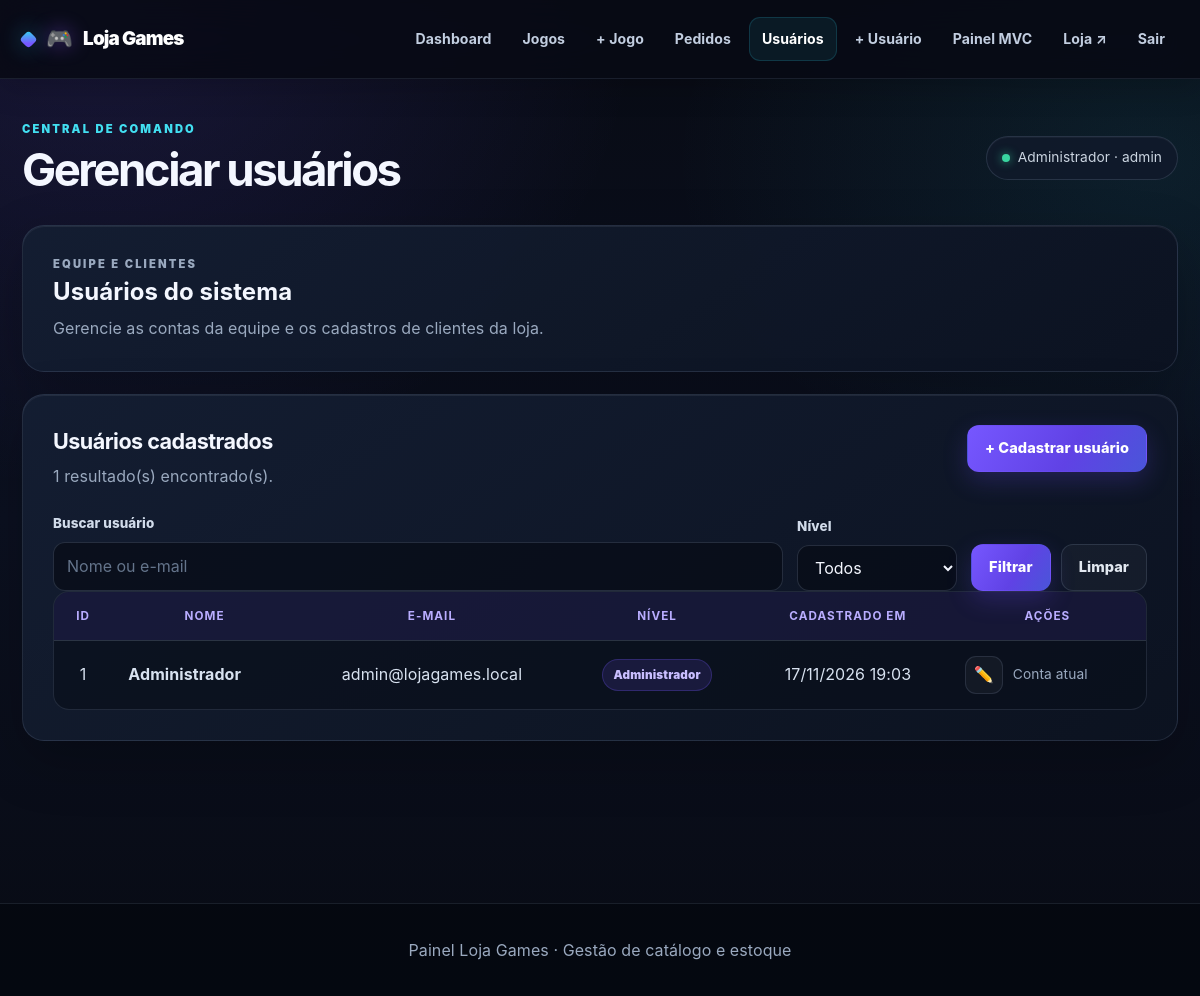
/admin/views/ver_usuarios.php (signed in), run on the app's committed database.
### tables this page shows
CREATE TABLE IF NOT EXISTS usuarios (
    id INT UNSIGNED AUTO_INCREMENT PRIMARY KEY,
    nome VARCHAR(150) NOT NULL,
    email VARCHAR(190) NOT NULL UNIQUE,
    senha VARCHAR(255) NOT NULL,
    nivel ENUM('admin','operador','cliente') NOT NULL DEFAULT 'operador',
    created_at DATETIME NOT NULL DEFAULT CURRENT_TIMESTAMP,
    updated_at DATETIME NOT NULL DEFAULT CURRENT_TIMESTAMP ON UPDATE CURRENT_TIMESTAMP,
    INDEX idx_usuarios_email (email)
);

### admin/config/auth.php (called while the page is built, shortened)
<?php
function usuarioAtual(): array
{
    return [
        'id' => $_SESSION['usuario_id'] ?? null,
        'nome' => $_SESSION['usuario_nome'] ?? 'Visitante',
        'email' => $_SESSION['usuario_email'] ?? null,
        'nivel' => $_SESSION['usuario_nivel'] ?? null,
    ];
}
function e(mixed $valor): string
{
    return htmlspecialchars((string) $valor, ENT_QUOTES, 'UTF-8');
}

### admin/models/usuarios.php (called while the page is built, shortened)
<?php
require_once __DIR__ . '/../config/conexao.php';
class Usuario
{
    private PDO $pdo;
    public function __construct()
    {
        global $pdo;
        $this->pdo = $pdo;
    }
    public function filtrar(string $busca = '', string $nivel = ''): array
    {
        $sql = 'SELECT id, nome, email, nivel, created_at, updated_at FROM usuarios WHERE 1=1';
        $params = [];
        $sql .= ' ORDER BY nome ASC';
        $sth = $this->pdo->prepare($sql);
        $sth->execute($params);
        return $sth->fetchAll();
    }
}

### admin/views/ver_usuarios.php (the view, shortened to what this page needs)
<?php
require_once __DIR__ . '/../config/auth.php';
require_once __DIR__ . '/../models/usuarios.php';
$model = new Usuario();
$busca = trim((string) ($_GET['buscar'] ?? ''));
$nivel = trim((string) ($_GET['nivel'] ?? ''));
$usuarios = $model->filtrar($busca, $nivel);
$pageTitle = 'Gerenciar usuários';
require __DIR__ . '/partials/header.php';
?>
<section class="panel crud-banner">
    <div>
        <p class="eyebrow">Equipe e clientes</p>
        <h2>Usuários do sistema</h2>
        <p>Gerencie as contas da equipe e os cadastros de clientes da loja.</p>
    </div>
</section>
<section class="panel">
    <div class="panel-header">
        <div>
            <h2>Usuários cadastrados</h2>
            <p><?= count($usuarios) ?> resultado(s) encontrado(s).</p>
        </div>
        <a class="btn btn-primary" href="cadastrar_usuario.php">+ Cadastrar usuário</a>
    </div>
    <form class="filters" method="get">
        <div class="field grow">
            <label for="buscar">Buscar usuário</label>
            <input id="buscar" type="search" name="buscar" placeholder="Nome ou e-mail" value="<?= e($busca) ?>">
        </div>
        <div class="field">
            <label for="nivel">Nível</label>
            <select id="nivel" name="nivel">
                <option value="">Todos</option>
            </select>
        </div>
        <div class="filter-actions">
            <button class="btn btn-primary" type="submit">Filtrar</button>
            <a class="btn btn-ghost" href="ver_usuarios.php">Limpar</a>
        </div>
    </form>
    <?php if (!$usuarios): ?>
        <div class="empty-state">Nenhum usuário corresponde aos filtros.</div>
    <?php else: ?>
        <div class="table-wrap">
            <table>
                <thead>
                <tr>
                    <th>ID</th>
                    <th>Nome</th>
                    <th>E-mail</th>
                    <th>Nível</th>
                    <th>Cadastrado em</th>
                    <th>Ações</th>
                </tr>
                </thead>
                <tbody>
                <?php foreach ($usuarios as $u): ?>
                    <tr>
                        <td><?= (int) $u['id'] ?></td>
                        <td class="text-left"><strong><?= e($u['nome']) ?></strong></td>
                        <td><?= e($u['email']) ?></td>
                        <td><span class="badge <?= $u['nivel'] === 'admin' ? 'badge-info' : ($u['nivel'] === 'cliente' ? 'badge-success' : 'badge-neutral') ?>"><?= e(['admin' => 'Administrador', 'operador' => 'Operador', 'cliente' => 'Cliente'][$u['nivel']] ?? $u['nivel']) ?></span></td>
                        <td><?= !empty($u['created_at']) ? e(date('d/m/Y H:i', strtotime($u['created_at']))) : '—' ?></td>
                        <td>
                            <div class="row-actions">
                                <a class="icon-btn" href="editar_usuario.php?id=<?= (int) $u['id'] ?>" title="Editar">✏️</a>
                                <?php if ((int) $u['id'] !== (int) ($_SESSION['usuario_id'] ?? 0)): ?>
                                    <form method="post" action="../controllers/deletar_usuario.php" class="inline-form js-confirm-delete" data-item="<?= e($u['nome']) ?>">
                                        <input type="hidden" name="csrf_token" value="<?= e(csrfToken()) ?>">
                                        <input type="hidden" name="id" value="<?= (int) $u['id'] ?>">
                                        <button class="icon-btn danger" type="submit" title="Excluir">🗑️</button>
                                    </form>
                                <?php else: ?>
                                    <span class="muted" title="Você não pode excluir sua própria conta">Conta atual</span>
                                <?php endif; ?>
                            </div>
                        </td>
                    </tr>
                <?php endforeach; ?>
                </tbody>
            </table>
        </div>
    <?php endif; ?>
</section>
<?php require __DIR__ . '/partials/footer.php'; ?>

### admin/views/partials/header.php (shortened to what this page needs)
<?php
$pageTitle = $pageTitle ?? 'Painel Administrativo';
$usuarioLogado = usuarioAtual();
$paginaAtual = basename((string) ($_SERVER['PHP_SELF'] ?? ''));
$navJogos = in_array($paginaAtual, ['ver_games.php', 'cadastrar_game.php', 'editar_game.php'], true);
$navUsuarios = in_array($paginaAtual, ['ver_usuarios.php', 'cadastrar_usuario.php', 'editar_usuario.php'], true);
$navPedidos = $paginaAtual === 'ver_pedidos.php';
?>
<!DOCTYPE html>
<html lang="pt-br">
<head>
    <link rel="stylesheet" href="../../public/css/style.css">
</head>
<body class="admin-page">
<header class="admin-header">
    <div class="container header-inner">
        <a class="brand" href="gerenciar_games.php"><span class="brand-mark">🎮</span> Loja Games</a>
        <nav class="admin-nav" aria-label="Navegação administrativa">
            <a class="<?= $paginaAtual === 'gerenciar_games.php' ? 'active' : '' ?>" href="gerenciar_games.php">Dashboard</a>
            <a class="<?= $navJogos ? 'active' : '' ?>" href="ver_games.php">Jogos</a>
            <a href="cadastrar_game.php">+ Jogo</a>
            <a class="<?= $navPedidos ? 'active' : '' ?>" href="ver_pedidos.php">Pedidos</a>
            <?php if (($usuarioLogado['nivel'] ?? '') === 'admin'): ?>
                <a class="<?= $navUsuarios ? 'active' : '' ?>" href="ver_usuarios.php">Usuários</a>
                <a href="cadastrar_usuario.php">+ Usuário</a>
            <?php endif; ?>
            <?php if (($usuarioLogado['nivel'] ?? '') === 'admin'): ?><a href="../../admin/mvc/index.php">Painel MVC</a><?php endif; ?>
            <a href="../../index.php" target="_blank" rel="noopener">Loja ↗</a>
            <a href="../controllers/logout.php">Sair</a>
        </nav>
    </div>
</header>
<main class="container page-content">
    <div class="page-heading">
        <div>
            <p class="eyebrow">Central de comando</p>
            <h1><?= e($pageTitle) ?></h1>
        </div>
        <div class="user-chip">
            <?= e($usuarioLogado['nome']) ?> · <?= e($usuarioLogado['nivel']) ?>
        </div>
    </div>

### data on the page
usuarios: nome "Administrador", nivel "admin", id "1", email "admin@lojagames.local", nivel "Administrador", created_at "17/11/2026 19:03", shows "Conta atual"

### other printed values
$pageTitle "Gerenciar usuários"
count($usuarios) "1"
